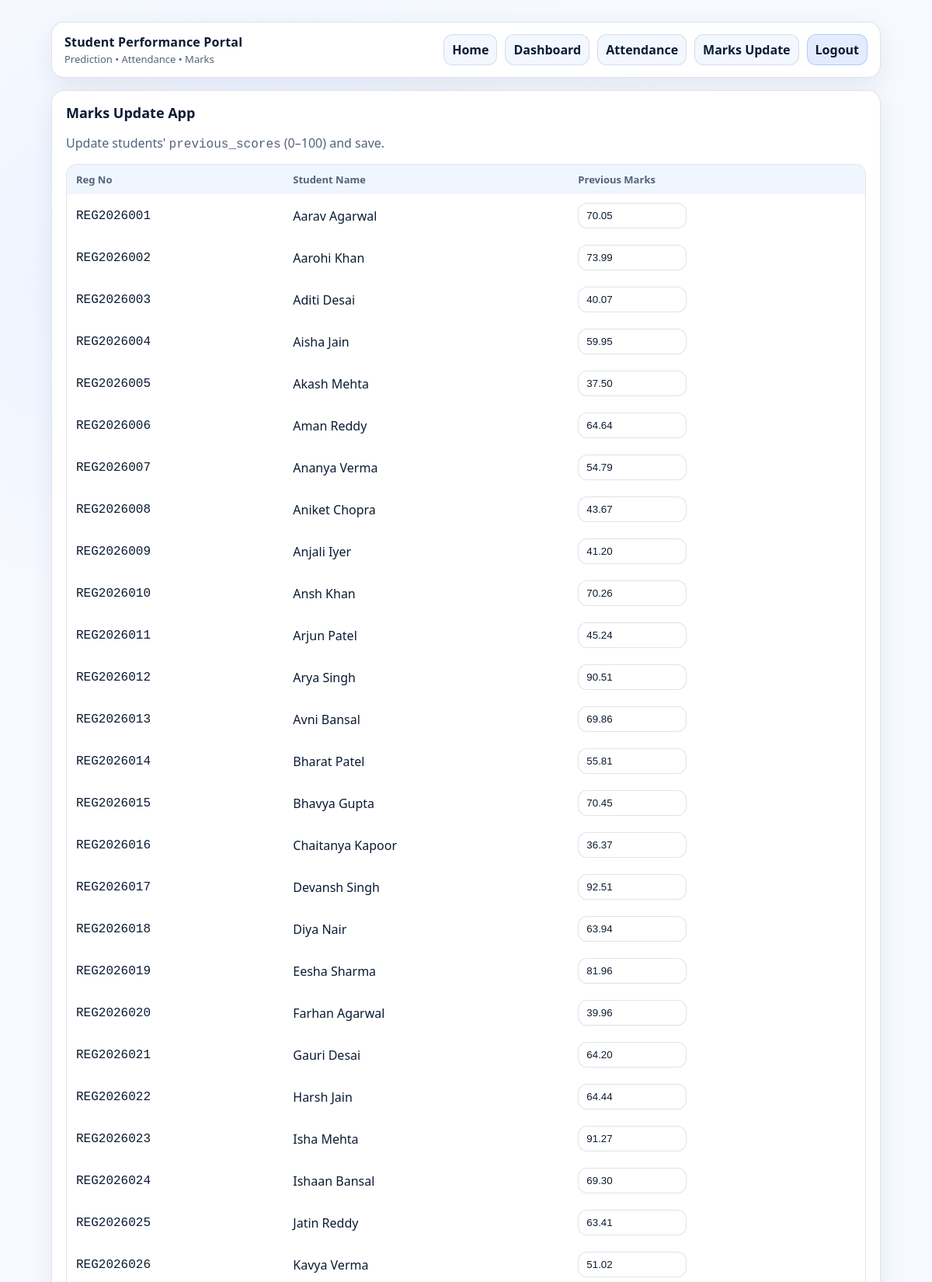
Page /marks (signed in, upper part) on the committed database.
### tables this page shows
CREATE TABLE students (
            reg_no TEXT PRIMARY KEY,
            student_name TEXT NOT NULL,
            study_time REAL NOT NULL,
            attendance REAL NOT NULL,
            previous_scores REAL NOT NULL,
            sleep_hours REAL NOT NULL,
            final_score REAL NOT NULL
        );

### app.py (the view, shortened to what this page needs)
@app.route("/marks", methods=["GET", "POST"])
@login_required
def marks():
    saved = False
    conn = db_connect()
    cur = conn.cursor()
    students = cur.execute(
        "SELECT reg_no, student_name, previous_scores FROM students ORDER BY student_name"
    ).fetchall()
    conn.close()
    global df_global, plot_paths
    df_global = load_and_clean_data(DATA_PATH)
    plot_paths = create_eda_plots(df_global)
    return render_template(
        "marks.html",
        current_user=current_user,
        students=students,
        saved=saved,
    )

### app.py (called while the page is built)
def db_connect() -> sqlite3.Connection:
    conn = sqlite3.connect(DB_PATH)
    conn.row_factory = sqlite3.Row
    return conn

def create_eda_plots(df: pd.DataFrame) -> dict:
    sns.set_theme(style="whitegrid")
    paths: dict[str, str] = {}
    plt.figure(figsize=(7.5, 5.5))
    corr = df[ALL_COLUMNS].corr(numeric_only=True)
    sns.heatmap(corr, annot=True, cmap="Blues", fmt=".2f", square=True, cbar=True)
    plt.title("Correlation Heatmap")
    heatmap_path = STATIC_DIR / "heatmap.png"
    plt.tight_layout()
    plt.savefig(heatmap_path, dpi=160)
    plt.close()
    paths["heatmap"] = f"static/{heatmap_path.name}"
    plt.figure(figsize=(7.5, 5.0))
    sns.histplot(df[TARGET], kde=True, bins=18, color="#2f6f8e")
    plt.title("Final Score Distribution")
    plt.xlabel("Final Score")
    plt.ylabel("Count")
    dist_path = STATIC_DIR / "score_distribution.png"
    plt.tight_layout()
    plt.savefig(dist_path, dpi=160)
    plt.close()
    paths["distribution"] = f"static/{dist_path.name}"
    return paths

@login_manager.user_loader
def load_user(user_id: str):
    conn = db_connect()
    cur = conn.cursor()
    cur.execute("SELECT id, username FROM staff_users WHERE id = ?", (user_id,))
    row = cur.fetchone()
    conn.close()
    if not row:
        return None
    return StaffUser(row["id"], row["username"])

### templates/marks.html (shortened to what this page needs)
{% extends "base.html" %}
{% block content %}
<main class="grid grid-single">
  <section class="card">
    <h2>Marks Update App</h2>
    <p class="muted">Update students' <span class="mono">previous_scores</span> (0–100) and save.</p>
    <form method="POST" action="{{ url_for('marks') }}">
      <div class="table-wrap">
        <table class="table">
          <thead>
            <tr>
              <th>Reg No</th>
              <th>Student Name</th>
              <th>Previous Marks</th>
            </tr>
          </thead>
          <tbody>
            {% for s in students %}
            <tr>
              <td class="mono">{{ s.reg_no }}</td>
              <td>{{ s.student_name }}</td>
              <td>
                <input
                  class="table-input"
                  type="number"
                  step="0.1"
                  min="0"
                  max="100"
                  name="prev_{{ s.reg_no }}"
                  value="{{ "%.2f"|format(s.previous_scores) }}"
                  required
                />
              </td>
            </tr>
            {% endfor %}
          </tbody>
        </table>
      </div>
    </form>
  </section>
</main>
{% endblock %}

### static/style.css (style rules this page uses)
:root { --bg: #f6f9ff; --card: #ffffff; --text: #0b1b33; --muted: #52637a; --border: rgba(10, 30, 60, 0.12); --accent: #1e64ff; --accent-2: #2a9dff; --danger: #d62828; --shadow: 0 10px 30px rgba(18, 40, 80, 0.08); }
* { box-sizing: border-box; }
body { margin: 0; font-family: ui-sans-serif, system-ui, -apple-system, Segoe UI, Roboto, Helvetica, Arial, "Apple Color Emoji", "Segoe UI Emoji"; background: radial-gradient(1200px 700px at 30% 10%, #eaf1ff 0%, var(--bg) 60%); color: var(--text); }
.grid { display: grid; grid-template-columns: 1.05fr 0.95fr; gap: 16px; margin-top: 16px; }
.grid-single { grid-template-columns: 1fr; }
.card { border: 1px solid var(--border); border-radius: 16px; padding: 16px 18px; background: var(--card); box-shadow: var(--shadow); }
.card h2 { margin: 0 0 10px 0; font-size: 18px; }
.muted { color: var(--muted); }
.mono { font-family: ui-monospace, SFMono-Regular, Menlo, Monaco, Consolas, "Liberation Mono", "Courier New", monospace; }
.table-wrap { margin-top: 10px; border: 1px solid var(--border); border-radius: 14px; overflow: auto; background: #ffffff; }
.table { width: 100%; border-collapse: collapse; min-width: 620px; }
.table th, .table td { text-align: left; padding: 10px 12px; border-bottom: 1px solid rgba(255, 255, 255, 0.06); }
.table th { position: sticky; top: 0; background: #f0f6ff; z-index: 1; color: var(--muted); font-size: 13px; }
.table-input { width: 140px; padding: 8px 10px; border-radius: 12px; border: 1px solid var(--border); background: #ffffff; color: var(--text); }

### rows in the picture
students: reg_no "REG2026001", student_name "Aarav Agarwal", previous_scores "70.05"
students: reg_no "REG2026002", student_name "Aarohi Khan", previous_scores "73.99"
students: reg_no "REG2026003", student_name "Aditi Desai", previous_scores "40.07"
students: reg_no "REG2026004", student_name "Aisha Jain", previous_scores "59.95"
students: reg_no "REG2026005", student_name "Akash Mehta", previous_scores "37.50"
students: reg_no "REG2026006", student_name "Aman Reddy", previous_scores "64.64"
students: reg_no "REG2026007", student_name "Ananya Verma", previous_scores "54.79"
students: reg_no "REG2026008", student_name "Aniket Chopra", previous_scores "43.67"
students: reg_no "REG2026009", student_name "Anjali Iyer", previous_scores "41.20"
students: reg_no "REG2026010", student_name "Ansh Khan", previous_scores "70.26"
students: reg_no "REG2026011", student_name "Arjun Patel", previous_scores "45.24"
students: reg_no "REG2026012", student_name "Arya Singh", previous_scores "90.51"
students: reg_no "REG2026013", student_name "Avni Bansal", previous_scores "69.86"
students: reg_no "REG2026014", student_name "Bharat Patel", previous_scores "55.81"
students: reg_no "REG2026015", student_name "Bhavya Gupta", previous_scores "70.45"
students: reg_no "REG2026016", student_name "Chaitanya Kapoor", previous_scores "36.37"
students: reg_no "REG2026017", student_name "Devansh Singh", previous_scores "92.51"
students: reg_no "REG2026018", student_name "Diya Nair", previous_scores "63.94"
students: reg_no "REG2026019", student_name "Eesha Sharma", previous_scores "81.96"
students: reg_no "REG2026020", student_name "Farhan Agarwal", previous_scores "39.96"
students: reg_no "REG2026021", student_name "Gauri Desai", previous_scores "64.20"
students: reg_no "REG2026022", student_name "Harsh Jain", previous_scores "64.44"
students: reg_no "REG2026023", student_name "Isha Mehta", previous_scores "91.27"
students: reg_no "REG2026024", student_name "Ishaan Bansal", previous_scores "69.30"
students: reg_no "REG2026025", student_name "Jatin Reddy", previous_scores "63.41"
students: reg_no "REG2026026", student_name "Kavya Verma", previous_scores "51.02"
